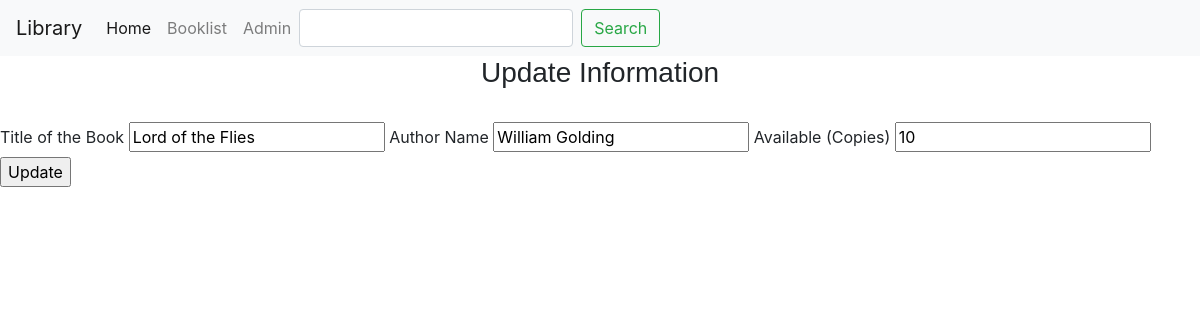
Page /update/4 on the committed database.
### app.py (models this page shows, shortened)
class Booklist(db.Model):
    __searchable__ = ['title', 'author']
    id= db.Column(db.Integer, primary_key=True)
    title= db.Column(db.String(200), nullable=False)
    author= db.Column(db.String(200),  default='N/A')
    count=db.Column(db.Integer, default='0')
    date_update= db.Column(db.DateTime, nullable= False, default= datetime.utcnow)

### app.py (the view)
@app.route('/update/<int:id>', methods=['POST', 'GET'])
def update(id):
    book_to_update=Booklist.query.get_or_404(id)
    if request.method== 'POST':
        book_to_update.title= request.form['title']
        book_to_update.author= request.form['author']
        book_to_update.count= request.form['count']
        try:
            db.session.commit()
            flash("Book updated")
            return redirect('/dashboard')
        except:
            return "Something went wrong"
    else:
        return render_template ('update.html', book= book_to_update)

### templates/update.html (shortened to what this page needs)
{% extends 'base.html' %}
{% block body %}
    <div class="booklist">
        <h3 style="text-align: center; font-family: arial, sans-serif;">Update Information</h3>
        <br>
        <form action="/update/{{book.id}}" method="POST">
            <tr>
            <th><label for="title">Title of the Book</label></th>
            <td><input type="text" name="title" id="title" value="{{book.title}}"></td>
            <th><label for="author">Author Name</label></th>
            <td><input type="text" name="author" id="author" value="{{book.author}}"></td>
            <th><label for="count">Available (Copies)</label></th>
            <td><input type="text" name="count" id="count" value="{{book.count}}"></td>
            <td><input type="submit" value="Update"></td>
            </tr>
        </form>
    </div>
{% endblock %}

### rows in the picture
Booklist: title "Lord of the Flies", author "William Golding", count "10"
